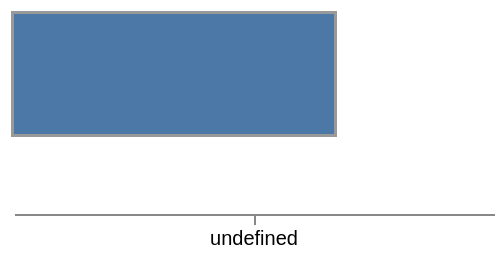

Specify this chart in Vega-Lite:
### Vega specification from a JSON file in a GitHub repository (floating-point values rounded to 4 significant figures)
{"$schema": "https://vega.github.io/schema/vega/v6.json", "description": "domainImplicit lets an ordinal value nobody declared join the domain instead of being unknown. The declared domain here is two values and the data has four, so the last two take the range entries after them — and the fourth wraps. The stroke uses the same scale without it, and simply has no colour for those two.", "width": 240, "height": 100, "padding": 5, "background": "white", "data": [{"name": "t", "values": [{"c": "alpha"}, {"c": "beta"}, {"c": "gamma"}, {"c": "delta"}]}], "scales": [{"name": "x", "type": "band", "domain": {"data": "t", "field": ""}, "range": "width", "padding": 0.2}, {"name": "grows", "type": "ordinal", "domain": ["alpha", "beta"], "range": ["#4c78a8", "#f58518", "#54a24b"], "domainImplicit": true}, {"name": "declared", "type": "ordinal", "domain": ["alpha", "beta"], "range": ["#333333", "#999999", "#cccccc"]}], "axes": [{"orient": "bottom", "scale": "x"}], "marks": [{"type": "rect", "from": {"data": "t"}, "encode": {"enter": {"x": {"scale": "x", "field": "c"}, "width": {"scale": "x", "band": 1}, "y": {"value": 0}, "height": {"value": 60}, "fill": {"scale": "grows", "field": "c"}, "stroke": {"scale": "declared", "field": "c"}, "strokeWidth": {"value": 3}}}}]}
